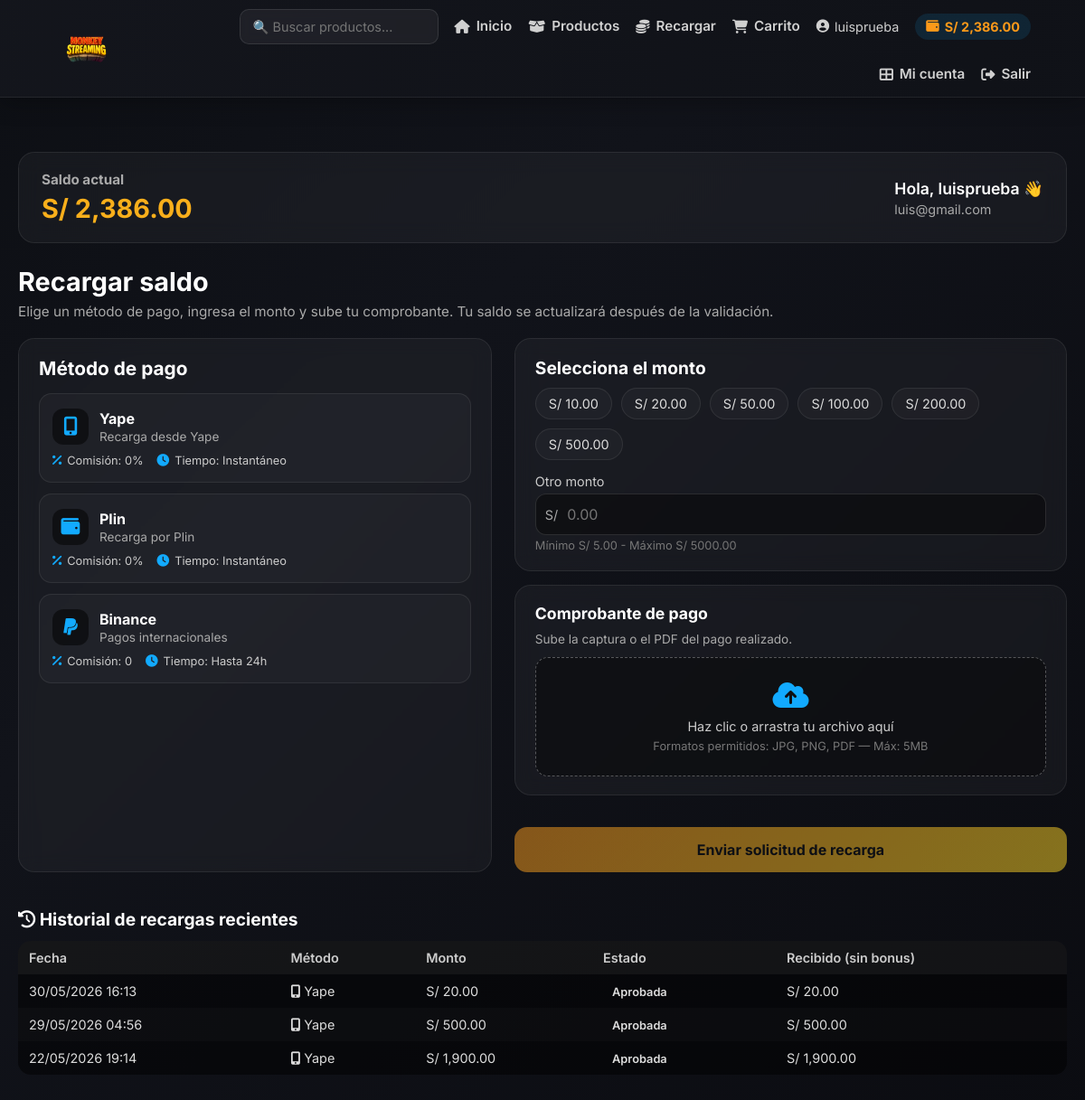
Page /recargar.php (signed in) on the committed database.
### tables this page shows
CREATE TABLE `usuarios` (
  `id` int(11) NOT NULL AUTO_INCREMENT,
  `nombre` varchar(100) NOT NULL,
  `email` varchar(100) NOT NULL,
  `whatsapp` varchar(20) DEFAULT NULL,
  `password` varchar(255) NOT NULL,
  `role` enum('admin','vendedor','cliente') DEFAULT 'cliente',
  `saldo` decimal(10,2) DEFAULT 0.00,
  `estado` enum('activo','suspendido','eliminado') NOT NULL DEFAULT 'activo',
  `created_by` int(11) DEFAULT NULL,
  `seller_status` enum('pendiente','activo','suspendido') NOT NULL DEFAULT 'activo',
  `ultimo_login` timestamp NULL DEFAULT NULL,
  `created_at` timestamp NOT NULL DEFAULT current_timestamp(),
  `updated_at` timestamp NOT NULL DEFAULT current_timestamp() ON UPDATE current_timestamp(),
  PRIMARY KEY (`id`) USING BTREE,
  UNIQUE KEY `email` (`email`) USING BTREE,
  KEY `idx_usuarios_role` (`role`),
  KEY `idx_usuarios_created_by` (`created_by`)
);

CREATE TABLE `metodos_pago` (
  `id` int(11) NOT NULL AUTO_INCREMENT,
  `clave` varchar(50) NOT NULL,
  `nombre` varchar(100) NOT NULL,
  `descripcion` varchar(255) DEFAULT NULL,
  `icono` varchar(100) NOT NULL,
  `color` varchar(20) NOT NULL DEFAULT '#12aaff',
  `comision_porcentaje` decimal(5,2) NOT NULL DEFAULT 0.00,
  `comision_fija` decimal(10,2) NOT NULL DEFAULT 0.00,
  `comision` varchar(100) NOT NULL DEFAULT '0%',
  `tiempo` varchar(100) DEFAULT 'Inmediato',
  `imagen` varchar(255) DEFAULT NULL,
  `instrucciones` text DEFAULT NULL,
  `activo` tinyint(1) NOT NULL DEFAULT 1,
  `orden` int(11) NOT NULL DEFAULT 0,
  PRIMARY KEY (`id`) USING BTREE,
  UNIQUE KEY `clave` (`clave`) USING BTREE
);

CREATE TABLE `recargas` (
  `id` int(11) NOT NULL AUTO_INCREMENT,
  `usuario_id` int(11) NOT NULL,
  `metodo` varchar(50) NOT NULL,
  `monto` decimal(10,2) NOT NULL,
  `comision` decimal(10,2) NOT NULL DEFAULT 0.00,
  `comprobante_url` varchar(255) DEFAULT NULL,
  `estado` enum('pendiente','aprobada','rechazada') DEFAULT 'pendiente',
  `fecha_solicitud` timestamp NOT NULL DEFAULT current_timestamp(),
  `fecha_aprobacion` timestamp NULL DEFAULT NULL,
  `aprobado_por` int(11) DEFAULT NULL,
  `rechazo_motivo` text DEFAULT NULL,
  PRIMARY KEY (`id`) USING BTREE,
  KEY `usuario_id` (`usuario_id`) USING BTREE,
  KEY `aprobado_por` (`aprobado_por`) USING BTREE,
  CONSTRAINT `recargas_ibfk_1` FOREIGN KEY (`usuario_id`) REFERENCES `usuarios` (`id`),
  CONSTRAINT `recargas_ibfk_2` FOREIGN KEY (`aprobado_por`) REFERENCES `usuarios` (`id`)
);

### includes/auth.php (called while the page is built, shortened)
<?php
if (!function_exists('getCurrentUser')) {
    function getCurrentUser(): ?array
    {
        $conexion = $GLOBALS['conexion'];
        $userId   = (int)$_SESSION['user_id'];
        $stmt = $conexion->prepare("SELECT * FROM usuarios WHERE id = ? LIMIT 1");
        $stmt->bind_param("i", $userId);
        $stmt->execute();
        $user = $stmt->get_result()->fetch_assoc();
        $name  = $user['nombre'] ?? $user['full_name'] ?? $user['name'] ?? '';
        $email = $user['email'] ?? '';
        $saldo = isset($user['saldo']) ? (float)$user['saldo'] : (isset($user['balance']) ? (float)$user['balance'] : 0.0);
        $role  = normalizeUserRole($user['rol'] ?? $user['role'] ?? $user['user_role'] ?? ($_SESSION['user_role'] ?? 'cliente'));
        $user['role'] = $role;
        $user['rol'] = $role;
        return $user;
    }
}

### config/database.php (called while the page is built, shortened)
<?php
function normalizeUserRole(?string $role): string
{
    $role = strtolower(trim((string)$role));
    if (in_array($role, ['admin', 'vendedor', 'cliente'], true)) {
        return $role;
    }
    return 'cliente';
}

### recargar.php (the view, shortened to what this page needs)
<?php
require_once 'config/database.php';
require_once __DIR__ . '/includes/auth.php';
$usuario_actual = getCurrentUser();
$metodos_sql    = "SELECT * FROM metodos_pago WHERE activo = 1 ORDER BY orden ASC";
$metodos_result = $conexion->query($metodos_sql);
$metodos_pago   = [];
if ($metodos_result) {
    while ($row = $metodos_result->fetch_assoc()) {
        $metodos_pago[$row['clave']] = $row;
    }
}
$montos_sugeridos = [10, 20, 50, 100, 200, 500];
$recargas_sql = "SELECT id, metodo, monto, comision, estado, fecha_solicitud
                 FROM recargas
                 WHERE usuario_id = ?
                 ORDER BY fecha_solicitud DESC
                 LIMIT 5";
$recargas_stmt = $conexion->prepare($recargas_sql);
$recargas_stmt->bind_param("i", $_SESSION['user_id']);
$recargas_stmt->execute();
$recargas_recientes = $recargas_stmt->get_result();
?>
<!DOCTYPE html>
<html lang="es">
<head>
    <link rel="stylesheet" href="https://cdnjs.cloudflare.com/ajax/libs/font-awesome/6.4.0/css/all.min.css">
    <link rel="stylesheet" href="assets/css/header-unificado.css">
</head>
<body>
<header class="header">
    <div class="logo">
        <img src="assets/img/monkylogo.png" alt="Monkeystraming Logo" class="logo-img">
    </div>
    <div class="nav-container">
        <nav class="nav">
            <input type="text" class="search-bar" placeholder="🔍 Buscar productos..." id="searchInput">
            <a href="index.php"><i class="fas fa-home"></i> Inicio</a>
            <a href="productos.php"><i class="fas fa-box-open"></i> Productos</a>
            <a href="recargar.php"><i class="fas fa-coins"></i> Recargar</a>
            <a href="carrito.php"><i class="fas fa-shopping-cart"></i> Carrito<?php echo cartCount() > 0 ? ' (' . cartCount() . ')' : ''; ?></a>
            <?php if ($usuario_actual): ?>
                <span class="user-name-nav">
                    <i class="fas fa-user-circle"></i>
                    <?php echo htmlspecialchars($usuario_actual['nombre']); ?>
                </span>
                <span class="user-saldo-nav">
                    <i class="fas fa-wallet"></i>
                    S/ <?php echo number_format($usuario_actual['saldo'], 2); ?>
                </span>
                <a href="user/dashboard.php"><i class="fas fa-th-large"></i> Mi cuenta</a>
                <a href="logout.php"><i class="fas fa-sign-out-alt"></i> Salir</a>
            <?php else: ?>
                <a href="login.php"><i class="fas fa-sign-in-alt"></i> Login</a>
                <a href="register.php" class="btn-registro"><i class="fas fa-user-plus"></i> Registrarse</a>
            <?php endif; ?>
        </nav>
    </div>
</header>
<section class="recarga-section">
    <div class="user-info-card">
        <div class="saldo-info">
            <h3>Saldo actual</h3>
            <div class="saldo-amount">S/ <?php echo number_format($usuario_actual['saldo'], 2); ?></div>
        </div>
        <div class="user-details">
            <div class="user-name">Hola, <?php echo htmlspecialchars($usuario_actual['nombre']); ?> 👋</div>
            <p><?php echo htmlspecialchars($usuario_actual['email']); ?></p>
        </div>
    </div>
    <div class="section-header">
        <h2>Recargar saldo</h2>
        <p>Elige un método de pago, ingresa el monto y sube tu comprobante. Tu saldo se actualizará después de la validación.</p>
    </div>
    <form action="" method="POST" enctype="multipart/form-data" id="recargaForm">
        <div class="recarga-grid">
            <div class="card">
                <h3 class="metodos-title">Método de pago</h3>
                <?php if (!empty($metodos_pago)): ?>
                    <?php foreach($metodos_pago as $key => $metodo): ?>
                        <div class="metodo-card"
                             data-metodo="<?php echo htmlspecialchars($key); ?>"
                             data-imagen="<?php echo htmlspecialchars($metodo['imagen'] ?? 'assets/img/metodos/default.png'); ?>"
                             data-instrucciones="<?php echo htmlspecialchars($metodo['instrucciones'] ?? ''); ?>"
                             data-comision="<?php echo htmlspecialchars($metodo['comision_porcentaje'] ?? '0'); ?>">
                            <div class="metodo-header">
                                <div class="metodo-icon">
                                    <i class="<?php echo htmlspecialchars($metodo['icono'] ?? 'fas fa-credit-card'); ?>"></i>
                                </div>
                                <div class="metodo-info">
                                    <h4><?php echo htmlspecialchars($metodo['nombre']); ?></h4>
                                    <p><?php echo htmlspecialchars($metodo['descripcion'] ?? ''); ?></p>
                                </div>
                            </div>
                            <div class="metodo-details">
                                <div class="detail-item">
                                    <i class="fas fa-percentage"></i>
                                    <span>Comisión:
                                        <?php
                                        $comision_text = (isset($metodo['comision']) && $metodo['comision'] !== '')
                                            ? $metodo['comision']
                                            : (($metodo['comision_porcentaje'] ?? 0) . '%');
                                        echo htmlspecialchars($comision_text);
                                        ?>
                                    </span>
                                </div>
                                <div class="detail-item">
                                    <i class="fas fa-clock"></i>
                                    <span>Tiempo: <?php echo htmlspecialchars($metodo['tiempo'] ?? 'Inmediato'); ?></span>
                                </div>
                            </div>
                        </div>
                    <?php endforeach; ?>
                <?php else: ?>
                    <p style="font-size:0.9rem;color:#aaa;">No hay métodos de pago configurados.</p>
                <?php endif; ?>
            </div>
            <div>
                <div class="card" style="margin-bottom: 15px;">
                    <h3 class="monto-title">Selecciona el monto</h3>
                    <div class="monto-options">
                        <?php foreach($montos_sugeridos as $m): ?>
                            <div class="monto-option" data-monto="<?php echo (float)$m; ?>">
                                S/ <?php echo number_format($m, 2); ?>
                            </div>
                        <?php endforeach; ?>
                    </div>
                    <div class="monto-input-group">
                        <div class="monto-input-label">Otro monto</div>
                        <div class="monto-input-wrapper">
                            <span>S/</span>
                            <input type="number" step="0.01" min="0" name="monto" id="montoInput" placeholder="0.00">
                        </div>
                        <div class="monto-help">Mínimo S/ 5.00 - Máximo S/ 5000.00</div>
                    </div>
                </div>
                <div class="card" style="margin-bottom: 15px;">
                    <h3 class="upload-title">Comprobante de pago</h3>
                    <p class="upload-subtitle">Sube la captura o el PDF del pago realizado.</p>
                    <div class="upload-area" id="fileUploadArea">
                        <i class="fas fa-cloud-upload-alt"></i>
                        <p>Haz clic o arrastra tu archivo aquí</p>
                        <small>Formatos permitidos: JPG, PNG, PDF — Máx: 5MB</small>
                    </div>
                </div>
                <button type="submit" class="btn-recargar" id="btnRecargar" disabled>
                    <span id="btnText">Enviar solicitud de recarga</span>
                </button>
            </div>
        </div>
        <div class="historial-section">
            <h3><i class="fas fa-history"></i> Historial de recargas recientes</h3>
            <table class="historial-table">
                <thead>
                    <tr>
                        <th>Fecha</th>
                        <th>Método</th>
                        <th>Monto</th>
                        <th>Estado</th>
                        <th>Recibido (sin bonus)</th>
                    </tr>
                </thead>
                <tbody>
                <?php if ($recargas_recientes && $recargas_recientes->num_rows > 0): ?>
                    <?php while ($rec = $recargas_recientes->fetch_assoc()):
                        $clave_metodo   = $rec['metodo'];
                        $metodo_nombre  = isset($metodos_pago[$clave_metodo]) ? $metodos_pago[$clave_metodo]['nombre'] : ucfirst($clave_metodo);
                        $metodo_icono   = isset($metodos_pago[$clave_metodo]) ? ($metodos_pago[$clave_metodo]['icono'] ?? 'fas fa-credit-card') : 'fas fa-credit-card';
                        $total_recibido = $rec['monto'] - $rec['comision'];
                    ?>
                        <tr>
                            <td><?php echo date('d/m/Y H:i', strtotime($rec['fecha_solicitud'])); ?></td>
                            <td><i class="<?php echo htmlspecialchars($metodo_icono); ?>"></i> <?php echo htmlspecialchars($metodo_nombre); ?></td>
                            <td>S/ <?php echo number_format($rec['monto'], 2); ?></td>
                            <td>
                                <span class="status <?php echo htmlspecialchars($rec['estado']); ?>">
                                    <?php echo ucfirst($rec['estado']); ?>
                                </span>
                            </td>
                            <td>S/ <?php echo number_format($total_recibido, 2); ?></td>
                        </tr>
                    <?php endwhile; ?>
                <?php endif; ?>
                </tbody>
            </table>
        </div>
    </form>
</section>
</body>
</html>

### assets/css/header-unificado.css (style rules this page uses)
.header { position: sticky !important; top: 0 !important; z-index: 1000 !important; width: 100% !important; min-height: 86px !important; max-height: none !important; height: auto !important; overflow: visible !important; display: flex !important; justify-content: space-between !important; align-items: center !important; gap: 24px !important; padding: 10px clamp(18px, 5vw, 72px) !important; background: linear-gradient(90deg, rgba(20,22,29,0.96), rgba(16,18,24,0.98)) !important; backdrop-filter: blur(15px) !important; border-bottom: 1px solid rgba(255,255,255,0.07) !important; box-shadow: 0 4px 25px rgba(0,0,0,0.3) !important; }
.header .logo, .header .brand { display: flex !important; align-items: center !important; flex: 0 0 auto !important; height: auto !important; color: #fff !important; text-decoration: none !important; }
.header .logo-img, .header .brand img { height: 72px !important; width: auto !important; max-width: 190px !important; object-fit: contain !important; display: block !important; }
.header .nav-container { display: flex !important; align-items: center !important; justify-content: flex-end !important; flex: 1 1 auto !important; min-width: 0 !important; }
.header .nav { display: flex !important; align-items: center !important; justify-content: flex-end !important; gap: 18px !important; flex-wrap: wrap !important; }
.header .nav a { color: #d0d0d0 !important; text-decoration: none !important; font-size: 0.95rem !important; font-weight: 600 !important; line-height: 1.2 !important; display: inline-flex !important; align-items: center !important; gap: 7px !important; padding: 6px 0 !important; white-space: nowrap !important; transition: color .2s ease, transform .2s ease !important; }
.header .search-bar { width: 220px !important; max-width: 26vw !important; padding: 10px 14px !important; border-radius: 10px !important; border: 1px solid rgba(255,255,255,0.1) !important; background: rgba(255,255,255,0.05) !important; color: #fff !important; }
.header .user-name-nav, .header .user-saldo-nav { display: inline-flex !important; align-items: center !important; gap: 6px !important; font-size: 0.9rem !important; white-space: nowrap !important; }
.header .user-saldo-nav { padding: 6px 12px !important; border-radius: 999px !important; background: rgba(18,170,255,0.12) !important; color: #fb9919 !important; font-weight: 700 !important; }

### rows in the picture
usuarios: nombre "luisprueba", saldo "2,386.00", email "luis@gmail.com"
metodos_pago: nombre "Yape", descripcion "Recarga desde Yape", comision "0%", tiempo "Instantáneo"
metodos_pago: nombre "Plin", descripcion "Recarga por Plin", comision "0%", tiempo "Instantáneo"
metodos_pago: nombre "Binance", descripcion "Pagos internacionales", comision "0", tiempo "Hasta 24h"
recargas: fecha_solicitud "30/05/2026 16:13", metodo.nombre "Yape", monto "20.00", estado "Aprobada"
recargas: fecha_solicitud "29/05/2026 04:56", metodo.nombre "Yape", monto "500.00", estado "Aprobada"
recargas: fecha_solicitud "22/05/2026 19:14", metodo.nombre "Yape", monto "1,900.00", estado "Aprobada", total_recibido "1,900.00"

### other values in the picture
$m "10.00"
$m "20.00"
$m "50.00"
$m "100.00"
$m "200.00"
$m "500.00"
